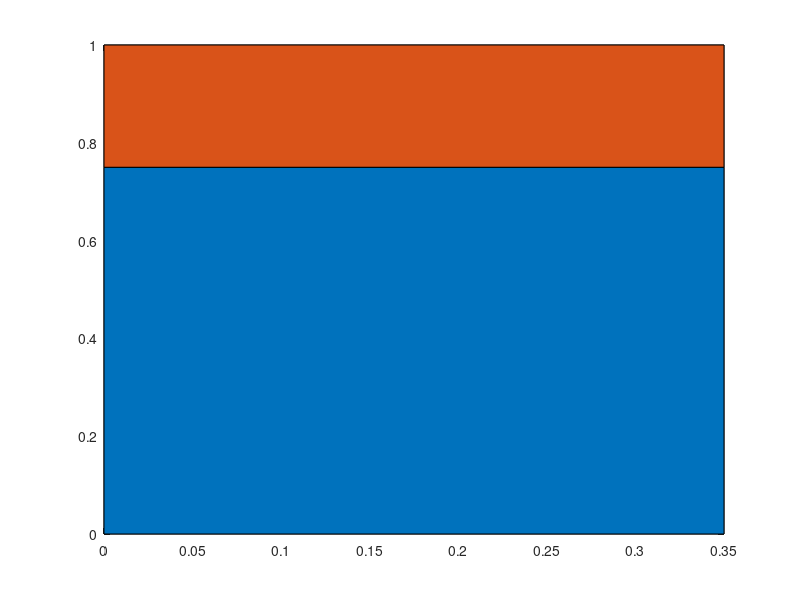

Source code (MATLAB): (Note: this script raises an error after producing the figure.)








figure

eps=0;
a=area([0+eps .35-eps],[.75 .25 ; .75 .25]); a(1).FaceColor=[1 .5 .5]; a(1).LineWidth=1e-6; a(1).EdgeColor=[1 1 1]; a(2).FaceColor=[1 .8 .8];  a(2).LineWidth=1e-6; a(2).EdgeColor=[1 1 1];
hold on
a=area([.35+eps .65-eps],[.75 .25 ; .75 .25]); a(1).FaceColor=[1 1 1]; a(1).LineWidth=1e-6; a(1).EdgeColor=[1 1 1];  a(2).FaceColor=[1 .8 1];  a(2).LineWidth=1e-6; a(2).EdgeColor=[1 1 1];
a=area([.65+eps 1-eps],[.75 .25 ; .75 .25]); a(1).FaceColor=[.5 .5 1]; a(1).LineWidth=1e-6; a(1).EdgeColor=[1 1 1]; a(2).FaceColor=[.8 .8 1];  a(2).LineWidth=1e-6; a(2).EdgeColor=[1 1 1];


x1=0; y1=0;
x2=0.35; y2=0;
x3=0.65; y3=0; 
x4=1; y4=0;
x5=0; y5=1;
x6=1; y6=1;
x7=0.35; y7=0.75;
x8=0.65; y8=0.75; 

line([x1,x5],[y1,y5],'color',[0 0 0],'linewidth',3)
line([x1,x2],[y1,y2],'color',[0 0 0],'linewidth',3)
line([x2,x7],[y2,y7],'color',[0 0 0],'linewidth',3)
line([x5,x6],[y5,y6],'color',[0 0 0],'linewidth',3)
line([x7,x8],[y7,y8],'color',[0 0 0],'linewidth',3)
line([x8,x3],[y8,y3],'color',[0 0 0],'linewidth',3)
line([x3,x4],[y3,y4],'color',[0 0 0],'linewidth',3)
line([x6,x4],[y6,y4],'color',[0 0 0],'linewidth',3)

line([x1 x2],[.6 .6],'color',[0 0 0],'linewidth',2,'linestyle','--')
line([x3 x4],[.6 .6],'color',[0 0 0],'linewidth',2,'linestyle','--')

axis off















